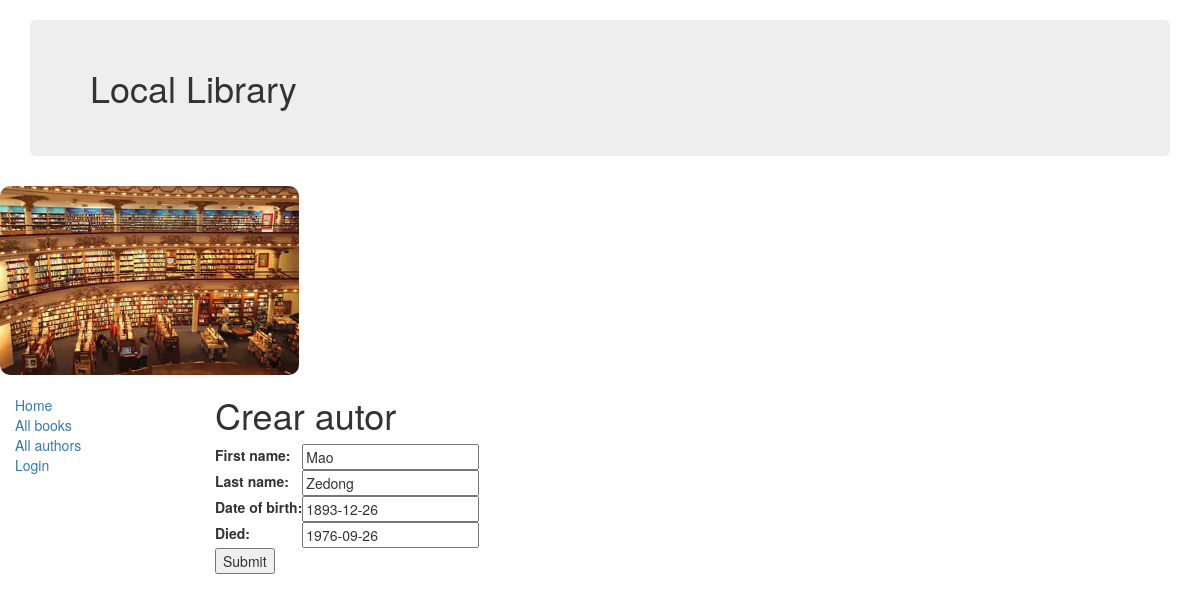
/catalog/author/1/update/, run on the app's committed database.
### catalog/models.py (models this page shows, shortened)
class Author(models.Model):
    first_name = models.CharField(max_length=100)
    last_name = models.CharField(max_length=100)
    date_of_birth = models.DateField(null=True, blank=True)
    date_of_death = models.DateField('Died', null=True, blank=True)
    class Meta:
        ordering = ['last_name', 'first_name']

### catalog/views.py (the view)
# urls.py: url(r'^author/(?P<pk>\d+)/update/$', views.AuthorUpdate.as_view(), name='author_update'),
class AuthorUpdate(UpdateView):
    model = Author
    fields = ['first_name','last_name','date_of_birth','date_of_death']

### catalog/templates/catalog/author_form.html (shortened to what this page needs)
{% extends "base_generic.html" %}
{% block content %}
<h1>Crear autor</h1>
<form action="" method="post">
    <table>
    {{ form.as_table }}
    </table>
    <input type="submit" value="Submit" />
</form>
{% endblock %}

### data on the page
Author: first_name "Mao", last_name "Zedong", date_of_birth "1893-12-26", date_of_death "1976-09-26"
